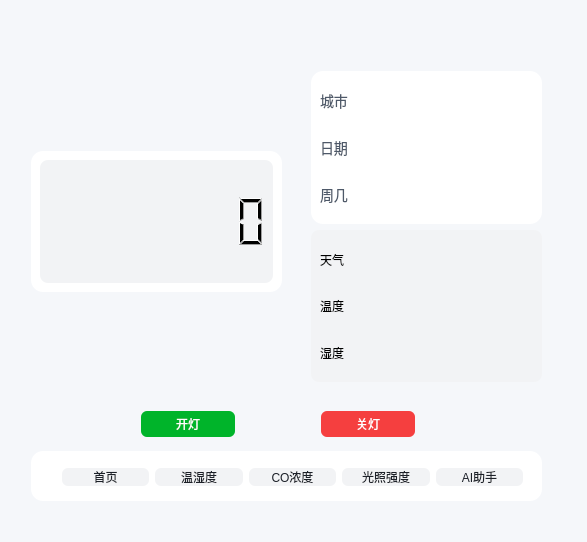
<?xml version="1.0" encoding="UTF-8"?>
<ui version="4.0">
 <class>Widget</class>
 <widget class="QWidget" name="Widget">
  <property name="geometry">
   <rect>
    <x>0</x>
    <y>0</y>
    <width>587</width>
    <height>542</height>
   </rect>
  </property>
  <property name="windowTitle">
   <string>Widget</string>
  </property>
  <property name="styleSheet">
   <string notr="true">background-color: #F5F7FA; </string>
  </property>
  <layout class="QGridLayout" name="gridLayout_2">
   <item row="0" column="0">
    <widget class="QWidget" name="widget" native="true">
     <widget class="QFrame" name="frame_2">
      <property name="geometry">
       <rect>
        <x>20</x>
        <y>440</y>
        <width>511</width>
        <height>50</height>
       </rect>
      </property>
      <property name="styleSheet">
       <string notr="true"> background-color: white; /* 卡片纯白背景 */
    border-radius: 12px;    /* 圆角半径，视觉更柔和 */
    border: none;           /* 隐藏默认边框 */</string>
      </property>
      <widget class="QWidget" name="layoutWidget">
       <property name="geometry">
        <rect>
         <x>31</x>
         <y>10</y>
         <width>461</width>
         <height>32</height>
        </rect>
       </property>
       <layout class="QHBoxLayout" name="horizontalLayout">
        <item>
         <widget class="QPushButton" name="pushButton_shouye">
          <property name="styleSheet">
           <string notr="true">QPushButton {
    background-color: #F2F3F5; /* 浅灰背景 */
    color: #1D2129;            /* 文字深灰 */
    border-radius: 6px;
    border: none;              /* 隐藏默认边框 */
}
QPushButton:checked, QPushButton:hover {
    background-color: #165DFF; /* 选中/hover时，科技蓝背景 */
    color: white;              /* 文字变白 */
}

</string>
          </property>
          <property name="text">
           <string>首页</string>
          </property>
          <property name="checkable">
           <bool>true</bool>
          </property>
         </widget>
        </item>
        <item>
         <widget class="QPushButton" name="pushButton_wenshidu">
          <property name="styleSheet">
           <string notr="true">QPushButton {
    background-color: #F2F3F5; /* 浅灰背景 */
    color: #1D2129;            /* 文字深灰 */
    border-radius: 6px;
    border: none;              /* 隐藏默认边框 */
}
QPushButton:checked, QPushButton:hover {
    background-color: #165DFF; /* 选中/hover时，科技蓝背景 */
    color: white;              /* 文字变白 */
}

</string>
          </property>
          <property name="text">
           <string>温湿度</string>
          </property>
          <property name="checkable">
           <bool>true</bool>
          </property>
         </widget>
        </item>
        <item>
         <widget class="QPushButton" name="pushButton_CO">
          <property name="styleSheet">
           <string notr="true">QPushButton {
    background-color: #F2F3F5; /* 浅灰背景 */
    color: #1D2129;            /* 文字深灰 */
    border-radius: 6px;
    border: none;              /* 隐藏默认边框 */
}
QPushButton:checked, QPushButton:hover {
    background-color: #165DFF; /* 选中/hover时，科技蓝背景 */
    color: white;              /* 文字变白 */
}

</string>
          </property>
          <property name="text">
           <string>CO浓度</string>
          </property>
          <property name="checkable">
           <bool>true</bool>
          </property>
         </widget>
        </item>
        <item>
         <widget class="QPushButton" name="pushButton_guangzhao">
          <property name="styleSheet">
           <string notr="true">QPushButton {
    background-color: #F2F3F5; /* 浅灰背景 */
    color: #1D2129;            /* 文字深灰 */
    border-radius: 6px;
    border: none;              /* 隐藏默认边框 */
}
QPushButton:checked, QPushButton:hover {
    background-color: #165DFF; /* 选中/hover时，科技蓝背景 */
    color: white;              /* 文字变白 */
}

</string>
          </property>
          <property name="text">
           <string>光照强度</string>
          </property>
          <property name="checkable">
           <bool>true</bool>
          </property>
          <property name="checked">
           <bool>false</bool>
          </property>
          <property name="autoRepeat">
           <bool>false</bool>
          </property>
         </widget>
        </item>
        <item>
         <widget class="QPushButton" name="pushButton_aizhushou">
          <property name="styleSheet">
           <string notr="true">QPushButton {
    background-color: #F2F3F5; /* 浅灰背景 */
    color: #1D2129;            /* 文字深灰 */
    border-radius: 6px;
    border: none;              /* 隐藏默认边框 */
}
QPushButton:checked, QPushButton:hover {
    background-color: #165DFF; /* 选中/hover时，科技蓝背景 */
    color: white;              /* 文字变白 */
}

</string>
          </property>
          <property name="text">
           <string>AI助手</string>
          </property>
          <property name="checkable">
           <bool>true</bool>
          </property>
         </widget>
        </item>
       </layout>
      </widget>
     </widget>
     <widget class="QStackedWidget" name="stackedWidget">
      <property name="geometry">
       <rect>
        <x>0</x>
        <y>30</y>
        <width>571</width>
        <height>361</height>
       </rect>
      </property>
      <property name="currentIndex">
       <number>0</number>
      </property>
      <widget class="QWidget" name="page_1">
       <widget class="QWidget" name="widget_2" native="true">
        <property name="geometry">
         <rect>
          <x>-50</x>
          <y>350</y>
          <width>581</width>
          <height>201</height>
         </rect>
        </property>
        <widget class="QFrame" name="frame_3">
         <property name="geometry">
          <rect>
           <x>20</x>
           <y>390</y>
           <width>511</width>
           <height>50</height>
          </rect>
         </property>
         <widget class="QWidget" name="layoutWidget_2">
          <property name="geometry">
           <rect>
            <x>31</x>
            <y>10</y>
            <width>461</width>
            <height>32</height>
           </rect>
          </property>
          <layout class="QHBoxLayout" name="horizontalLayout_2">
           <item>
            <widget class="QPushButton" name="pushButton_shouye_2">
             <property name="text">
              <string>首页</string>
             </property>
            </widget>
           </item>
           <item>
            <widget class="QPushButton" name="pushButton_wenshidu_2">
             <property name="text">
              <string>温湿度</string>
             </property>
            </widget>
           </item>
           <item>
            <widget class="QPushButton" name="pushButton_CO_2">
             <property name="text">
              <string>CO浓度</string>
             </property>
            </widget>
           </item>
           <item>
            <widget class="QPushButton" name="pushButton_guangzhao_3">
             <property name="text">
              <string>光照强度</string>
             </property>
            </widget>
           </item>
           <item>
            <widget class="QPushButton" name="pushButton_guangzhao_4">
             <property name="text">
              <string>AI助手</string>
             </property>
            </widget>
           </item>
          </layout>
         </widget>
        </widget>
        <widget class="QPushButton" name="pushButton_3">
         <property name="geometry">
          <rect>
           <x>130</x>
           <y>340</y>
           <width>94</width>
           <height>26</height>
          </rect>
         </property>
         <property name="text">
          <string>开灯</string>
         </property>
        </widget>
        <widget class="QPushButton" name="pushButton_4">
         <property name="geometry">
          <rect>
           <x>310</x>
           <y>340</y>
           <width>94</width>
           <height>26</height>
          </rect>
         </property>
         <property name="text">
          <string>关灯</string>
         </property>
        </widget>
       </widget>
       <widget class="QFrame" name="frame">
        <property name="geometry">
         <rect>
          <x>20</x>
          <y>110</y>
          <width>251</width>
          <height>141</height>
         </rect>
        </property>
        <property name="styleSheet">
         <string notr="true"> background-color: white; /* 卡片纯白背景 */
    border-radius: 12px;    /* 圆角半径，视觉更柔和 */
    border: none;           /* 隐藏默认边框 */</string>
        </property>
        <property name="frameShape">
         <enum>QFrame::Shape::StyledPanel</enum>
        </property>
        <property name="frameShadow">
         <enum>QFrame::Shadow::Raised</enum>
        </property>
        <layout class="QGridLayout" name="gridLayout_3">
         <item row="0" column="0">
          <widget class="QLCDNumber" name="lcdNumber">
           <property name="styleSheet">
            <string notr="true">border-radius: 8px;
background-color:  #F2F3F5;
</string>
           </property>
           <property name="digitCount">
            <number>8</number>
           </property>
          </widget>
         </item>
        </layout>
       </widget>
       <widget class="QWidget" name="">
        <property name="geometry">
         <rect>
          <x>300</x>
          <y>30</y>
          <width>231</width>
          <height>311</height>
         </rect>
        </property>
        <layout class="QVBoxLayout" name="verticalLayout">
         <item>
          <widget class="QFrame" name="frame_4">
           <property name="styleSheet">
            <string notr="true"> background-color: white; /* 卡片纯白背景 */
    border-radius: 12px;    /* 圆角半径，视觉更柔和 */
    border: none;           /* 隐藏默认边框 */</string>
           </property>
           <property name="frameShape">
            <enum>QFrame::Shape::StyledPanel</enum>
           </property>
           <property name="frameShadow">
            <enum>QFrame::Shadow::Raised</enum>
           </property>
           <layout class="QGridLayout" name="gridLayout">
            <item row="3" column="0">
             <widget class="QLabel" name="label_week">
              <property name="styleSheet">
               <string notr="true">color: #4E5969;
font:14px;</string>
              </property>
              <property name="text">
               <string>周几</string>
              </property>
             </widget>
            </item>
            <item row="2" column="0">
             <widget class="QLabel" name="label_date">
              <property name="styleSheet">
               <string notr="true">color: #4E5969;
font:14px;</string>
              </property>
              <property name="text">
               <string>日期</string>
              </property>
             </widget>
            </item>
            <item row="1" column="0">
             <widget class="QLabel" name="label_city">
              <property name="styleSheet">
               <string notr="true">color: #4E5969;
font:14px;</string>
              </property>
              <property name="text">
               <string>城市</string>
              </property>
             </widget>
            </item>
           </layout>
          </widget>
         </item>
         <item>
          <widget class="QFrame" name="frame_5">
           <property name="styleSheet">
            <string notr="true"> background-color:  #F2F3F5; /* 卡片纯白背景 */
    border-radius: 8px;    /* 圆角半径，视觉更柔和 */
    border: none;           /* 隐藏默认边框 */
</string>
           </property>
           <property name="frameShape">
            <enum>QFrame::Shape::StyledPanel</enum>
           </property>
           <property name="frameShadow">
            <enum>QFrame::Shadow::Raised</enum>
           </property>
           <layout class="QGridLayout" name="gridLayout_4">
            <item row="0" column="0">
             <widget class="QLabel" name="label_wea">
              <property name="text">
               <string>天气</string>
              </property>
             </widget>
            </item>
            <item row="1" column="0">
             <widget class="QLabel" name="label_tem">
              <property name="text">
               <string>温度</string>
              </property>
             </widget>
            </item>
            <item row="2" column="0">
             <widget class="QLabel" name="label_hum">
              <property name="text">
               <string>湿度</string>
              </property>
             </widget>
            </item>
           </layout>
          </widget>
         </item>
        </layout>
       </widget>
      </widget>
      <widget class="QWidget" name="page_2">
       <widget class="QLabel" name="label">
        <property name="geometry">
         <rect>
          <x>0</x>
          <y>0</y>
          <width>111</width>
          <height>41</height>
         </rect>
        </property>
        <property name="styleSheet">
         <string notr="true">color: #1D2129;
font:20px</string>
        </property>
        <property name="text">
         <string>温度监测</string>
        </property>
       </widget>
       <widget class="QFrame" name="frame_6">
        <property name="geometry">
         <rect>
          <x>100</x>
          <y>-10</y>
          <width>191</width>
          <height>61</height>
         </rect>
        </property>
        <property name="styleSheet">
         <string notr="true"> background-color: white; /* 卡片纯白背景 */
    border-radius: 12px;    /* 圆角半径，视觉更柔和 */
    border: none;           /* 隐藏默认边框 */</string>
        </property>
        <property name="frameShape">
         <enum>QFrame::Shape::StyledPanel</enum>
        </property>
        <property name="frameShadow">
         <enum>QFrame::Shadow::Raised</enum>
        </property>
        <layout class="QGridLayout" name="gridLayout_5">
         <item row="0" column="0">
          <widget class="QLabel" name="label_wendu">
           <property name="styleSheet">
            <string notr="true">font:28px;
</string>
           </property>
           <property name="text">
            <string>wendu</string>
           </property>
          </widget>
         </item>
        </layout>
       </widget>
       <widget class="QChartView" name="ChartView_wendu" native="true">
        <property name="geometry">
         <rect>
          <x>10</x>
          <y>70</y>
          <width>541</width>
          <height>291</height>
         </rect>
        </property>
        <property name="styleSheet">
         <string notr="true"> background-color: white; border-radius: 12px;</string>
        </property>
       </widget>
      </widget>
      <widget class="QWidget" name="page_3">
       <widget class="QLabel" name="label_CO">
        <property name="geometry">
         <rect>
          <x>150</x>
          <y>0</y>
          <width>121</width>
          <height>41</height>
         </rect>
        </property>
        <property name="styleSheet">
         <string notr="true"> background-color: white; /* 卡片纯白背景 */
    border-radius: 12px;    /* 圆角半径，视觉更柔和 */
    border: none;           /* 隐藏默认边框 */</string>
        </property>
        <property name="text">
         <string>CO浓度</string>
        </property>
       </widget>
       <widget class="QLabel" name="label_2">
        <property name="geometry">
         <rect>
          <x>20</x>
          <y>0</y>
          <width>121</width>
          <height>41</height>
         </rect>
        </property>
        <property name="styleSheet">
         <string notr="true">color: #1D2129;
font:20px</string>
        </property>
        <property name="text">
         <string>CO 浓度监测</string>
        </property>
       </widget>
       <widget class="QChartView" name="ChartView_CO" native="true">
        <property name="geometry">
         <rect>
          <x>50</x>
          <y>60</y>
          <width>481</width>
          <height>291</height>
         </rect>
        </property>
       </widget>
      </widget>
      <widget class="QWidget" name="page_4">
       <widget class="QLabel" name="label_lux">
        <property name="geometry">
         <rect>
          <x>150</x>
          <y>0</y>
          <width>131</width>
          <height>41</height>
         </rect>
        </property>
        <property name="styleSheet">
         <string notr="true"> background-color: white; /* 卡片纯白背景 */
    border-radius: 12px;    /* 圆角半径，视觉更柔和 */
    border: none;           /* 隐藏默认边框 */</string>
        </property>
        <property name="text">
         <string>光强</string>
        </property>
       </widget>
       <widget class="QLabel" name="label_3">
        <property name="geometry">
         <rect>
          <x>10</x>
          <y>0</y>
          <width>131</width>
          <height>41</height>
         </rect>
        </property>
        <property name="styleSheet">
         <string notr="true">color: #1D2129;
font:20px</string>
        </property>
        <property name="text">
         <string>光照强度监测</string>
        </property>
       </widget>
       <widget class="QProgressBar" name="progressBar_lux">
        <property name="geometry">
         <rect>
          <x>310</x>
          <y>2</y>
          <width>118</width>
          <height>31</height>
         </rect>
        </property>
        <property name="styleSheet">
         <string notr="true">QProgressBar {
    border: none;
    border-radius: 6px;
    background: #F2F3F5; /* 进度条背景 */
    height: 12px;        /* 进度条高度 */
}
QProgressBar::chunk {
    border-radius: 6px;
    /* 从黄到橙的渐变，模拟“亮度”视觉 */
    background: qlineargradient(x1:0, y1:0, x2:1, y2:0, stop:0 #FFD700, stop:1 #FF7D00);
}</string>
        </property>
        <property name="value">
         <number>24</number>
        </property>
       </widget>
       <widget class="QChartView" name="ChartView_guangzhao" native="true">
        <property name="geometry">
         <rect>
          <x>29</x>
          <y>79</y>
          <width>481</width>
          <height>281</height>
         </rect>
        </property>
       </widget>
      </widget>
      <widget class="QWidget" name="page_5">
       <widget class="QLineEdit" name="lineEdit_deseekse">
        <property name="geometry">
         <rect>
          <x>10</x>
          <y>50</y>
          <width>261</width>
          <height>221</height>
         </rect>
        </property>
        <property name="styleSheet">
         <string notr="true">QLineEdit {
    background-color: white;
    border-radius: 6px;
    border: 1px solid #E5E6EB; /* 浅灰边框 */
    padding: 6px 12px;         /* 内边距，优化输入体验 */
}</string>
        </property>
       </widget>
       <widget class="QTextEdit" name="textEdit_dpseekre">
        <property name="geometry">
         <rect>
          <x>310</x>
          <y>50</y>
          <width>241</width>
          <height>271</height>
         </rect>
        </property>
        <property name="styleSheet">
         <string notr="true">QTextEdit {
    background-color: white;
    border-radius: 12px;
    border: none;
}</string>
        </property>
       </widget>
       <widget class="QPushButton" name="pushButton_dsChatRe">
        <property name="geometry">
         <rect>
          <x>10</x>
          <y>290</y>
          <width>261</width>
          <height>26</height>
         </rect>
        </property>
        <property name="styleSheet">
         <string notr="true">QPushButton {
    background-color: #165DFF;
    color: white;
    border-radius: 6px;
}
QPushButton:hover {
    background-color: #0E42D2;
}</string>
        </property>
        <property name="text">
         <string>发送</string>
        </property>
       </widget>
       <widget class="QLabel" name="label_4">
        <property name="geometry">
         <rect>
          <x>30</x>
          <y>0</y>
          <width>81</width>
          <height>41</height>
         </rect>
        </property>
        <property name="styleSheet">
         <string notr="true">color: #1D2129;
font:20px</string>
        </property>
        <property name="text">
         <string>AI助手</string>
        </property>
       </widget>
      </widget>
     </widget>
     <widget class="QPushButton" name="pushButton">
      <property name="geometry">
       <rect>
        <x>130</x>
        <y>400</y>
        <width>94</width>
        <height>26</height>
       </rect>
      </property>
      <property name="styleSheet">
       <string notr="true">QPushButton {
    background-color: #00B42A; /* 绿色，代表“开启” */
    color: white;              /* 文字白色 */
    border-radius: 6px;        /* 按钮圆角 */
}
QPushButton:hover {
    background-color: #00A327; /*  hover时加深颜色 */
}</string>
      </property>
      <property name="text">
       <string>开灯</string>
      </property>
      <property name="checkable">
       <bool>true</bool>
      </property>
     </widget>
     <widget class="QPushButton" name="pushButton_2">
      <property name="geometry">
       <rect>
        <x>310</x>
        <y>400</y>
        <width>94</width>
        <height>26</height>
       </rect>
      </property>
      <property name="styleSheet">
       <string notr="true">QPushButton {
    background-color: #F53F3F; /* 红色，代表“关闭” */
    color: white;
    border-radius: 6px;
}
QPushButton:hover {
    background-color: #E43838;
}</string>
      </property>
      <property name="text">
       <string>关灯</string>
      </property>
      <property name="checkable">
       <bool>true</bool>
      </property>
     </widget>
    </widget>
   </item>
  </layout>
 </widget>
 <customwidgets>
  <customwidget>
   <class>QChartView</class>
   <extends>QWidget</extends>
   <header location="global">qchartview.h</header>
   <container>1</container>
  </customwidget>
 </customwidgets>
 <resources/>
 <connections/>
</ui>
